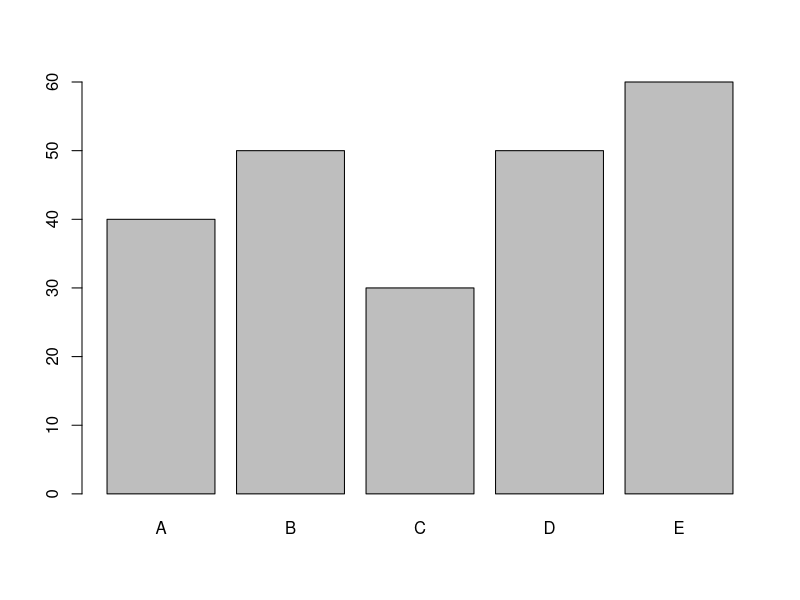

The R script that drew this image:
#Q1 a.
evenNo <- seq(2,50,2)
names(evenNo) <- paste0("a",1:length(evenNo))
evenNo[5]

#Q1 b.
multiple_of_3 <- seq(3,60,3)
multiple_of_3[5]
sum(multiple_of_3)
mean(multiple_of_3)
max(multiple_of_3)
min(multiple_of_3)

#Q1 c.
var <- c("F","F","S","S","M","F")
names(var) <- paste0("Patient ",1:6)
var
heart_rate <- factor(var,ordered=T,levels = c("S","M","F"),labels=c("Slow","medium","fast"))
heart_rate
heart_rate["Patient 2"] > heart_rate["Patient 5"]

#Q2
dilwale_list <- list(
  moviename = "Dilwale",
  actors = c(
    "Shah Rukh Khan",
    "Kajol",
    "Varun Dhawan",
    "Boman Irani",
    "Kirti
    Sanon",
    "Johny Lever"
  ),
  ratings = matrix(c(3.00, 4.00, 2.50, 2.50, 2.00), 5, 1, dimnames = list(
    c("IMDB", "TOI", "HT", "NDTV", "REDIFF"), "STARS"
  ))
)
dilwale_list
second_actor <- dilwale_list$actors[2]
second_actor
third_ratings <- c(rownames(dilwale_list$ratings)[3],dilwale_list$ratings[3,])
third_ratings
dilwale_list_full <- c(dilwale_list,year = 2015)
dilwale_list_full

#Q3 a.
students_marks <- c(A=40,B=50,C=30,D=50,E=60)
barplot(students_marks)

#Q3 b.
# Shorter length vector values will be repeated 
v1<- c(10,20,30,40,50,60)
v2<-c(2,3)
v3 <- v1 + v2
v3

#Q4
hra <- function(level)
{
  if(toupper(level) == "L1")
    hra = 5000
  else if(toupper(level) == "L2")
    hra = 7500
  else if(toupper(level) == "L3")
    hra = 10000
  else if(toupper(level) == "L4")
    hra = 12000
  return(hra)
}
hra("l4")

#Q4 b.
days <- function(revenue)
{
  month <- 0
  repeat {
    month = month + 1
    revenue <- revenue * (1 + 4 / 1200)
    if (revenue >= 2000000)
      break
    amt = revenue
  }
  return(month * 30)
}
days(20000)

#Q5
values <-
  c(460.99,
    314.40,
    290.47,
    NA,
    309.31,
    165.80,
    NA,
    552.57,
    310.76,
    338.72,
    380.33,
    468.51)
row_names <-
  c(
    "An Unexpected Journey",
    "The Desolation of Smaug",
    "The Battle of the Five Armies",
    "The Fellowship of the Ring",
    "The Two Towers",
    "The Return of the King"
  )
col_names <-
  c("US",
    "Non-US")
hobbit_movie <-
  matrix(values,
         6,
         2,
         byrow = T,
         dimnames = list(row_names, col_names))
hobbit_movie
colSums(hobbit_movie, na.rm = T)
rowMeans(hobbit_movie, na.rm = T)
